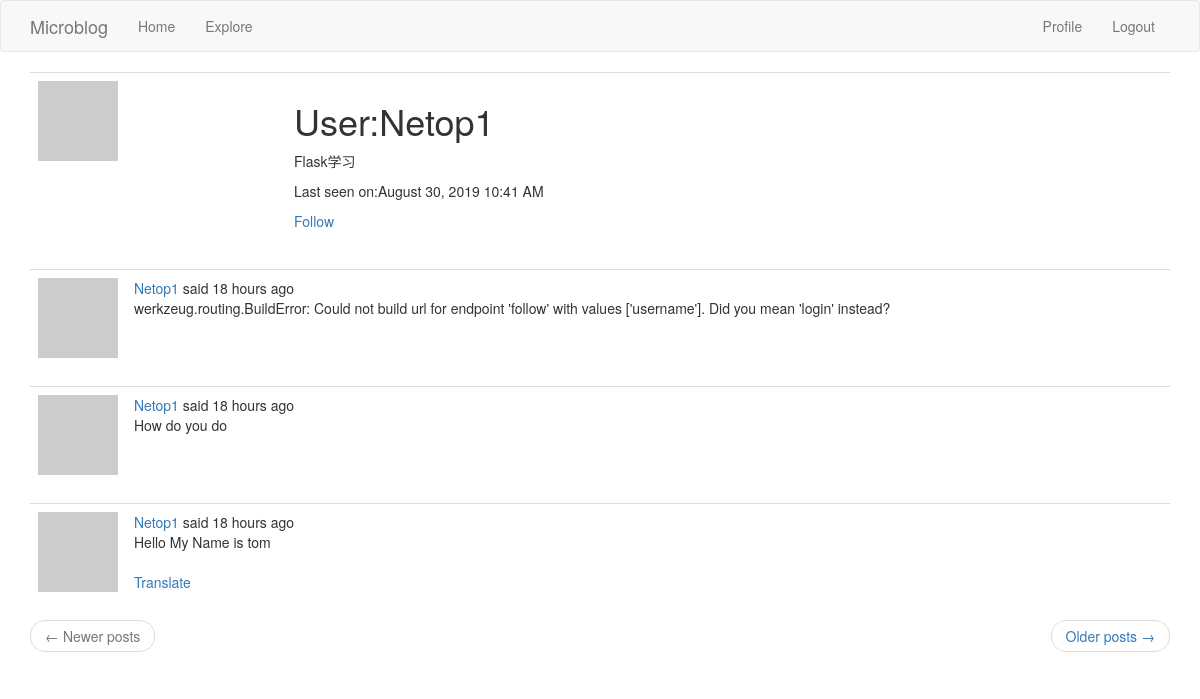
Page /user/Netop1 (signed in) on the committed database.
### app/models.py (models this page shows, shortened)
class User(UserMixin, db.Model):
    id = db.Column(db.Integer, primary_key=True)
    username = db.Column(db.String(64), index=True, unique=True)
    email = db.Column(db.String(128), index=True, unique=True)
    password_hash = db.Column(db.String(128))
    about_me = db.Column(db.String(140))
    last_seen = db.Column(db.DateTime, default=datetime.utcnow)
    posts = db.relationship('Post', backref='author', lazy='dynamic')
    followed = db.relationship(
        'User',
        secondary=followers,
        primaryjoin=(followers.c.follower_id == id),
        secondaryjoin=(followers.c.followed_id == id),
        backref=db.backref('followers', lazy='dynamic'),
        lazy='dynamic'
    )
    def avatar(self, size):
        digest = md5(self.email.lower().encode('utf-8')).hexdigest()
        return f'http://www.gravatar.com/avatar/{digest}?d=identicon&s={size}'
    def is_following(self, user):
        return self.followed.filter(followers.c.followed_id == user.id).count() > 0

class Post(db.Model):
    id = db.Column(db.Integer, primary_key=True)
    body = db.Column(db.String(140))
    timestamp = db.Column(db.DateTime, index=True, default=datetime.utcnow)
    user_id = db.Column(db.Integer, db.ForeignKey('user.id'))
    language = db.Column(db.String(5))

### app/routes.py (the view)
@app.route('/user/<username>')
@login_required
def user(username):
    user = User.query.filter_by(username=username).first_or_404()
    page = request.args.get('page', 1, type=int)
    posts = user.posts.order_by(Post.timestamp.desc()).paginate(page, app.config['POSTS_PER_PAGE'], False)
    next_url = url_for('user', username=user.username, page=posts.next_num) if posts.has_next else None
    prev_url = url_for('user', username=user.username, page=posts.prev_num) if posts.has_prev else None
    return render_template('user.html', user=user, posts=posts.items, next_url=next_url, prev_url=prev_url)

### app/models.py (called while the page is built)
@login.user_loader
def load_user(userid):
    return User.query.get(int(userid))

### app/routes.py (called while the page is built)
@app.before_request
def before_request():
    if current_user.is_authenticated:
        current_user.last_seen = datetime.utcnow()
        db.session.commit()
    g.locale = 'zh' if str(get_locale()).startswith('zh') else str(get_locale())

### app/templates/user.html
{% extends "base.html" %}
{% block app_content %}
    <table class="table table-hover">
        <tr>
            <td width="256px"><img src="{{ user.avatar(256) }}"></td>
            <td>
                <h1>User:{{ user.username }}</h1>
                {% if user.about_me %}
                    <p>{{ user.about_me }}</p>
                {% endif %}
                {% if user.last_seen %}
                    <p>Last seen on:{{ moment(user.last_seen).format('LLL') }}</p>
                {% endif %}
                {% if user == current_user %}
                    <p>
                        <a href="{{ url_for('edit_profile') }}">Edit your profile</a>
                    </p>
                {% elif not current_user.is_following(user) %}
                    <p>
                        <a href="{{ url_for('follow', username=user.username) }}">Follow</a>
                    </p>
                {% else %}
                    <p>
                        <a href="{{ url_for('unfollow', username=user.username) }}">Unfollow</a>
                    </p>
                {% endif %}
            </td>
        </tr>
    </table>
    {% for post in posts %}
        {% include '_post.html' %}
    {% endfor%}
    <nav aria-label="...">
        <ul class="pager">
            <li class="previous{% if not prev_url %} disabled{% endif %}">
                <a href="{{ prev_url or '#' }}">
                    <span aria-hidden="true">&larr;</span> Newer posts
                </a>
            </li>
            <li class="next{% if not next_url %} disabled{% endif %}">
                <a href="{{ next_url or '#' }}">
                    Older posts <span aria-hidden="true">&rarr;</span>
                </a>
            </li>
        </ul>
    </nav>
{% endblock%}

### app/templates/base.html (shortened to what this page needs)
{% extends "bootstrap/base.html" %}
{% block navbar %}
    <nav class="navbar navbar-default">
        <div class="container">
            <div class="navbar-header">
                <a class="navbar-brand" href="{{ url_for('index') }}">Microblog</a>
            </div>
            <div class="collapse navbar-collapse" id="bs-example-navbar-collapse-1">
                <ul class="nav navbar-nav">
                    <li><a href="{{ url_for('index') }}">Home</a></li>
                    <li><a href="{{ url_for('explore') }}">Explore</a></li>
                </ul>
                <ul class="nav navbar-nav navbar-right">
                    {% if current_user.is_anonymous %}
                        <li><a href="{{ url_for('login') }}">Login</a></li>
                    {% else %}
                        <li><a href="{{ url_for('user', username=current_user.username) }}">Profile</a></li>
                        <li><a href="{{ url_for('logout') }}">Logout</a></li>
                    {% endif %}
                </ul>
            </div>
        </div>
    </nav>
{% endblock %}
{% block content %}
<div class="container">
        {% block app_content %}{% endblock %}
    </div>
{% endblock %}

### app/templates/_post.html (shortened to what this page needs)
<table class="table table-hover">
    <tr>
        <td width="70px">
            <a href="{{ url_for('user', username=post.author.username) }}">
                <img src="{{ post.author.avatar(70) }}" />
            </a>
        </td>
        <td>
            {{ _('%(username)s said %(when)s', username=user_link, when=moment(post.timestamp).fromNow()) }}
            <br>
            <span id="post{{ post.id }}">{{ post.body }}</span>
            {% if post.language and post.language != g.locale %}
                <br><br>
                <span id="translation{{ post.id }}">
                    <a href="javascript:translate('#post{{ post.id }}', '#translation{{ post.id }}', '{{ post.language }}', '{{ g.locale }}');">{{ _('Translate') }}</a>
                </span>
            {% endif %}
        </td>
    </tr>
</table>

### rows in the picture
User: username "Netop1", about_me "Flask学习", last_seen "August 30, 2019 10:41 AM"
Post: body "werkzeug.routing.BuildError: Could not build url for endpoint 'follow' with values ['username']. Did you mean 'login' instead?"
Post: body "How do you do"
Post: body "Hello My Name is tom"
